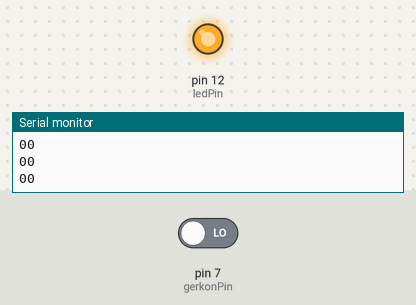
Bench run of a sketch on a simulated Arduino Uno, built with avr-gcc and run on an emulated ATmega328P. On the bench: output pins drawn as LEDs (lit = HIGH), the last lines printed to the serial monitor. Inputs (shaded band) come from the test bench; at power-on: pin 7 (gerkonPin) LOW.

Above: at 1.2 s.
1.3 s: pin 7 (gerkonPin) driven HIGH
At 2.3 s:
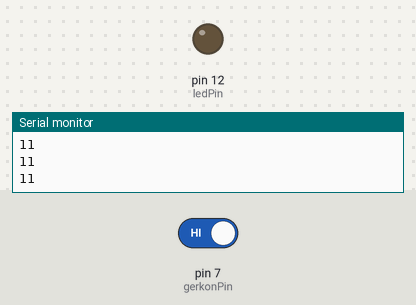
2.8 s: pin 7 (gerkonPin) driven LOW
At 3.1 s:
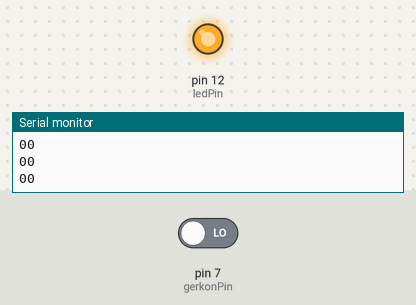
Timing chart, 0 to 5.8 s (numbered marks = the images above; inputs shaded):
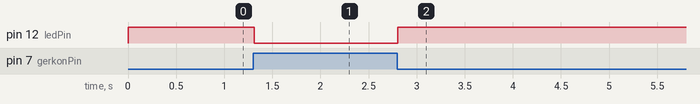

The sketch:

gerkon.ino
```cpp
// Геркон.Сигналізація  сповіщення про відкриті двері
//з виведенням  на екран монітору порту стану дверей -
//"1" - відкриті,"0"- закриті
int gerkonPin = 7 ; // до висновку 7 підключений геркон
int ledPin = 12 ; // до піну 12 підключений  світлодіод
int g = 0;


int status = 0;

void setup ()
{
  pinMode ( gerkonPin ,INPUT   ); // задаємо пін 7 в якості входу (будемо зчитувати з нього)
  pinMode ( ledPin , OUTPUT  ); // задаємо вивід 12 як вихід
  Serial . begin ( 9600 ); // задіємо послідовний порт
  }

void loop ()

  {
  int g = digitalRead (gerkonPin); // зчитуємо показання з геркона
  Serial.print(g);

  digitalWrite ( ledPin , !g ); // інвертовані дані записуємо в порт зі світлодіодом


  // посилаємо в послідовний порт значення з геркона
  // коли геркон замкнутий, значення "0" (LOW), коли розімкнений - "1" (HIGH)
  Serial . println ( g );

   delay ( 20 ); // повторюємо цикл через 20 мсек
  }
```

Measured:
- after the input at 1.3 s, pin 12 (ledPin): HIGH → LOW at once
- after the input at 2.8 s, pin 12 (ledPin): LOW → HIGH at once
